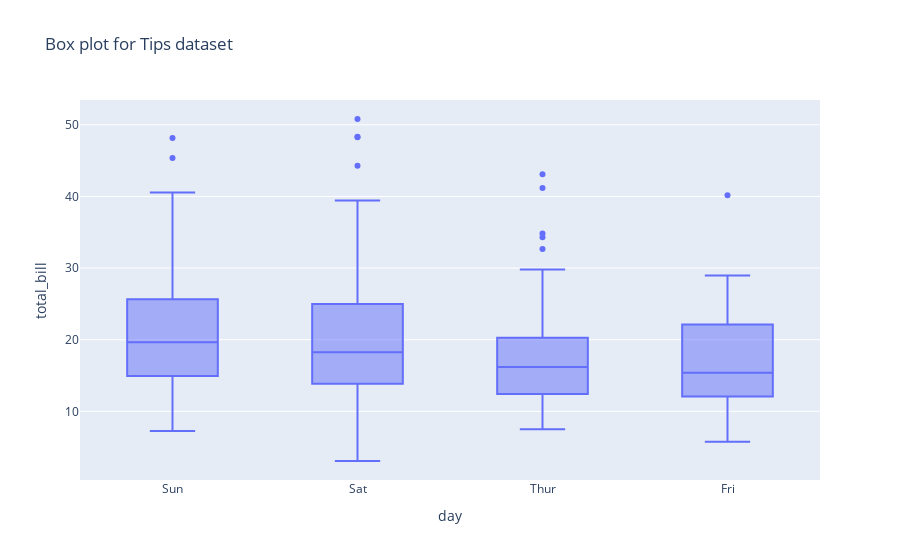

The code cell stored with this chart in its notebook:
### Markdown cell above
# Q2. Using the tips dataset in the Plotly library, plot a box plot using Plotly express.

### Code cell
#Ans
import plotly.express as px

# Load the Tips dataset directly from Plotly express
tips_data = px.data.tips()

# Plot box plot using Plotly express
fig = px.box(tips_data, x="day", y="total_bill", title="Box plot for Tips dataset")
fig.show()

### Figure 1 — Plotly figure (JSON) as saved in the notebook; plotly's stock layout.template omitted (floating-point values rounded to 4 significant figures; data arrays with more than 128 entries replaced by an {"elided": "..."} marker saying what was removed)
{"data": [{"alignmentgroup": "True", "hovertemplate": "day=%{x}<br>total_bill=%{y}<extra></extra>", "legendgroup": "", "marker": {"color": "#636efa"}, "name": "", "notched": false, "offsetgroup": "", "orientation": "v", "showlegend": false, "type": "box", "x": {"elided": "244 str values"}, "x0": " ", "xaxis": "x", "y": {"elided": "244 float values"}, "y0": " ", "yaxis": "y"}], "layout": {"autosize": true, "boxmode": "group", "legend": {"tracegroupgap": 0}, "title": {"text": "Box plot for Tips dataset"}, "xaxis": {"anchor": "y", "autorange": true, "domain": [0, 1], "range": [-0.5, 3.5], "title": {"text": "day"}, "type": "category"}, "yaxis": {"anchor": "x", "autorange": true, "domain": [0, 1], "range": [0.4178, 53.46], "title": {"text": "total_bill"}, "type": "linear"}}}
